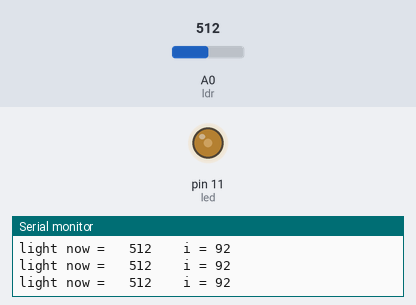
The sketch below on a simulated Arduino Uno, built with avr-gcc and run on an emulated ATmega328P. Parts: output pins drawn as LEDs (lit = HIGH), the last lines printed to the serial monitor. The inputs (shaded band) are chosen by the test bench; at power-on: A0 (ldr) = 512.

Above: at 1.3 s.
1.4 s: A0 (ldr) set to 716
At 2.7 s:
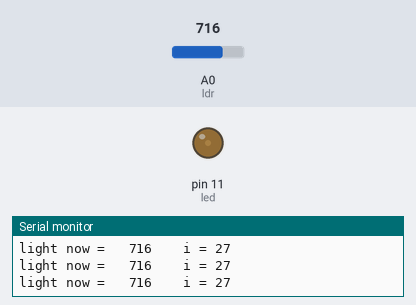
3.0 s: A0 (ldr) set to 900
At 4.0 s:
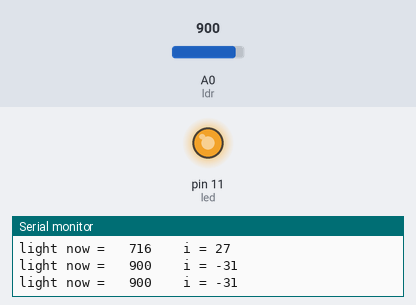
4.5 s: A0 (ldr) set to 1023
At 5.3 s:
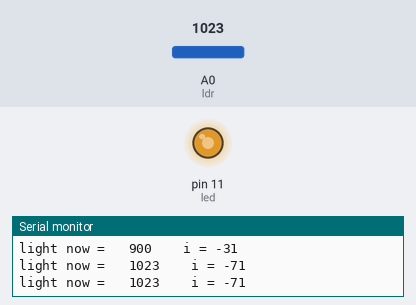
Timing chart, 0 to 7.5 s (numbered marks = the images above; inputs shaded):
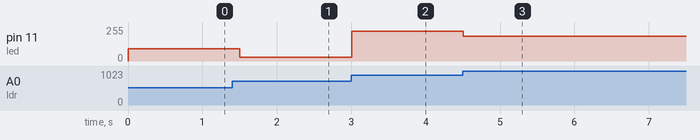

The sketch:

controlling_LED_light_using_LDR_analog.ino
```cpp
int led = 11;
int ldr = A0;
int light;
int old_light;
int dif;
int i = 0;
void setup() {
  // put your setup code here, to run once:
Serial.begin(9600);
pinMode(led,OUTPUT);
}

void loop() {
  // put your main code here, to run repeatedly:
light = analogRead(ldr);

int i = map (light , 0 , 800, 255, 0 );
analogWrite(led,i);

Serial.print ("light now = \t");
Serial.print (light);
Serial.print ( " \t i = ");
Serial.println (i);
delay(500);
}
```

Measured:
- after the input at 1.4 s, pin 11 (led): 92/255 → 27/255 after 0.10 s
- after the input at 3.0 s, pin 11 (led): 27/255 → 225/255 at once
- after the input at 4.5 s, pin 11 (led): 225/255 → 185/255 at once
